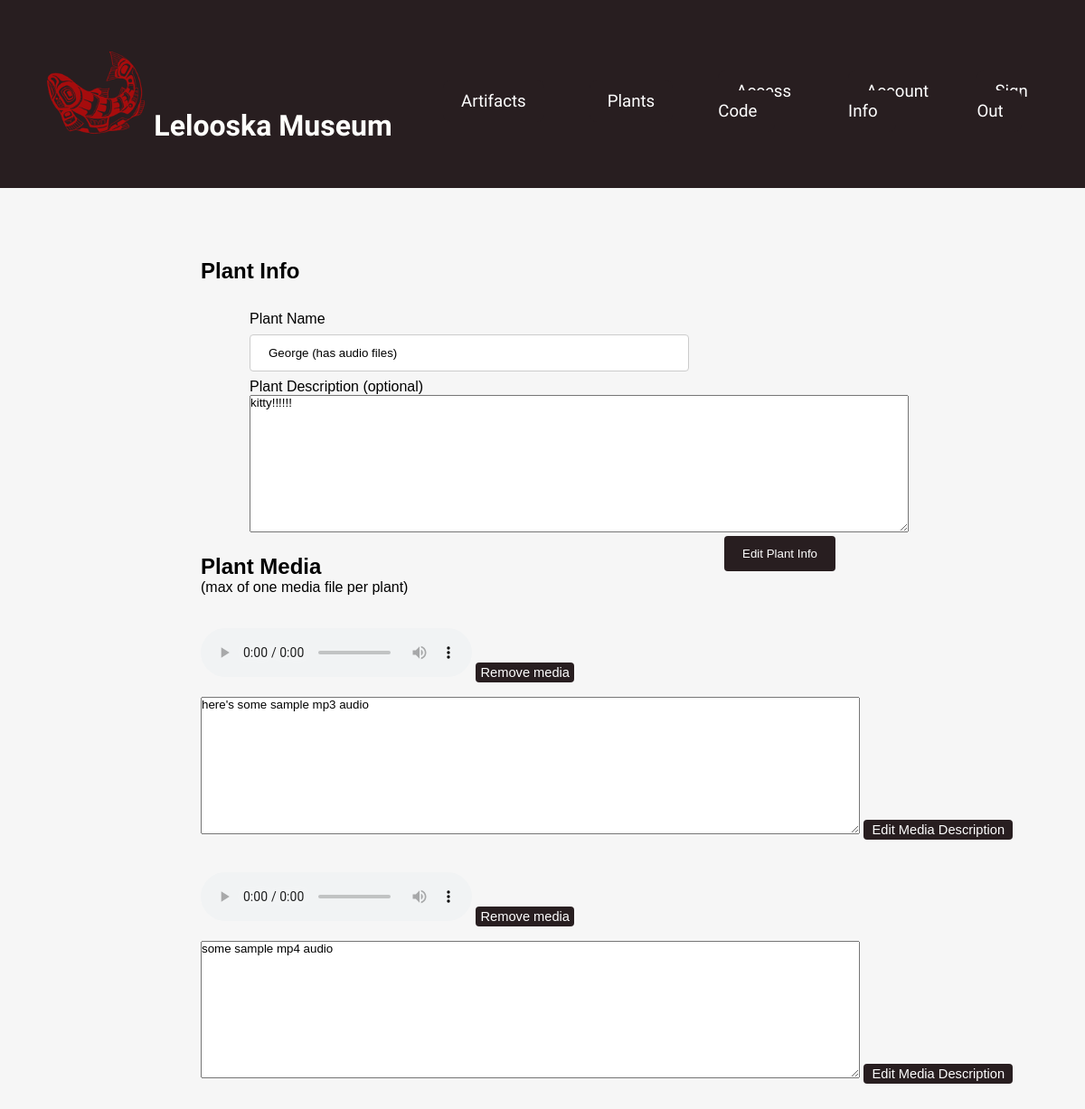
The app's page /phpApp/editPlant.php?ID=1679 (signed in) with its own data.
### tables this page shows
CREATE TABLE Entry (
    	entryID INTEGER NOT NULL PRIMARY KEY,
    	entryName TEXT NOT NULL,
    	entryDescription TEXT,
    	entryType TEXT NOT NULL
);

CREATE TABLE Media (
	mediaID INTEGER NOT NULL,
	mediaType TEXT NOT NULL,
	location TEXT NOT NULL,
	description TEXT,
	entryID INTEGER NOT NULL,
	PRIMARY KEY(mediaID,entryID),
	FOREIGN KEY (entryID) references Entry(entryID) on update cascade on delete cascade
);

### phpApp/editPlant.php (the view, shortened to what this page needs)
<!DOCTYPE html>
<html>
<?php
$plantID = $_GET['ID'];
$db_file = './museum.db';
try {
    $db = new PDO('sqlite:' . $db_file);
    $db->setAttribute(PDO::ATTR_ERRMODE, PDO::ERRMODE_EXCEPTION);
	$stmt = $db->prepare("select * from Entry where entryID = ?");
	$stmt->execute([$plantID]);
	$tuple = $stmt->fetch(PDO::FETCH_ASSOC);
	$entryName = $tuple['entryName'];
	$entryDescription = $tuple['entryDescription'];
}
catch(PDOException $e){
	die('Exception : '.$e->getMessage());
}
?>
	<head>
		<link rel="stylesheet" href="styles.css" />
	</head>
	<body>
		<div class="page">
			<header class="menu-container">
                <h1 class="logo">
                	<img src="./media/salmon.png" width=auto height=100 >
                    <a class="logo-link" href="./artifactList.php">Lelooska Museum</a>
                </h1>
                <nav class="menu">
                	<li><a class="nav-link" href="./artifactList.php">Artifacts</a></li>
                	<li><a class="nav-link" href="./plantList.php">Plants</a></li>
                	<li><a class="nav-link" href="./accessCode.php">Access Code</a></li>
                	<li><a class="nav-link" href="./account.php">Account Info</a></li>
					<li><a class="nav-link" href="./signOut.php">Sign Out</a></li>
				</nav>
            </header>
			<article class="content">
				<header class="title">
		            <br>
					<h2>Plant Info</h2>
				</header>
				<form
					class="museumForm"
					method="post"
					action="edit.php?ID=<?php echo "$plantID"; ?>&type=plant"
				>
					<label for="entryName">Plant Name</label>
					<input
						class="textInput"
						type="text"
						name="entryName"
						value= "<?php echo "$entryName"; ?>"
						pattern="^[a-zA-Z_ ]*${1,}"
						required
					/>
					<label for="entryDescription">Plant Description (optional)</label>
					<textarea name="entryDescription" rows="10" cols="89"><?php if ($entryDescription != 'NULL'){ echo "$entryDescription"; } ?>
					</textarea>
					<input type="submit" value="Edit Plant Info" />
				</form>
				<header class="title">
					<h2>Plant Media</h2>
					<p>(max of one media file per plant)</p>
				<?php
				$db_file = './museum.db';
				try {
				    $db = new PDO('sqlite:' . $db_file);
				    $db->setAttribute(PDO::ATTR_ERRMODE, PDO::ERRMODE_EXCEPTION);
			        $results = $db->query("SELECT * FROM Media WHERE entryID = $plantID");
			        $t = $results->fetchAll(PDO::FETCH_ASSOC);
			        echo '<br>';
			        foreach($t as $tuple) {
			        	$mediaType = $tuple["mediaType"];
			    		$location = $tuple["location"];
			    		$mediaDescription = $tuple["description"];
			    		echo '<br>';
			    		if ($mediaType == 'photo'){
			    			echo '<img src="'.$location.'" width=auto height=300 >';
			    		}
			    		else if ($mediaType == 'video'){
			    			echo '<video width="320" height="240" controls> <source src="'.$location.'"></video>';
			    		}
			    		else if ($mediaType == 'audio'){
			    			echo '<audio controls> <source src="'.$location.'"></audio>';
			    		}
			    		echo ' <a class="strong-button small" href="remove.php?mediaID='.$tuple['mediaID'].'&type=plant">Remove media</a><br><br>';
			    		echo '<form action="edit.php?mediaID='.$tuple['mediaID'].'&type=plant" method="post">';
						echo '<textarea name="mediaDescription" rows="10" cols="89">';
						if ($mediaDescription != "NULL"){ echo "$mediaDescription"; };
						echo '</textarea>
						<input type="submit" class="strong-button small" value=" Edit Media Description "></td>
	                    </form><br>';
					}
			        exit();
				}
				catch(PDOException $e){
					die('Exception : '.$e->getMessage());
				}
				?>

### phpApp/styles.css (style rules this page uses)
:root { --header-color: #281e20; --header-font: #fff; --header-hover: #791212; --header-dropdown-background: #791212; --background-color: #f6f6f6; --body-font: #fffffc; --pop-of-green: #b9f5d8; --pop-of-blue: #08a4bd; }
* { margin: 0; padding: 0; box-sizing: border-box; font-family: Arial, Helvetica, sans-serif; }
body { min-height: 100vh; display: flex; background-color: var(--background-color); flex-direction: column; }
.page { height: 100%; }
.menu-container { color: var(--header-font); background-color: var(--header-color); padding: 20px 0; display: flex; justify-content: space-between; width: 100%; padding: 50px; }
.menu { margin-top: 15px; width: 60%; display: flex; align-items: center; justify-content: right; }
.menu > li { display: inline; margin-right: 50px; }
.menu > li:last-of-type { margin-right: 0; }
.nav-link:link, .nav-link:visited { background-color: var(--header-color); color: var(--header-font); padding: 12px 20px; transition-duration: 0.4s; box-shadow: none; border: none; border-radius: 8px; cursor: pointer; text-align: right; font-size: 14pt; text-decoration: none; font-family: 'Forum', Arial, Helvetica, sans-serif; }
.logo-link:link, .logo-link:visited { color: var(--body-font); text-decoration: none; font-family: 'Forum', Arial, Helvetica, sans-serif; }
.content { display: block; margin: 5%; }
.title { display: block; margin-left: 10%; padding-left: 5%; padding-bottom: 10px; }
.museumForm { margin: 20px 0; display: block; margin-left: auto; margin-right: auto; width: 60%; }
.museumForm > label { display: block; }
.museumForm > input[type="text"] { width: 75%; padding: 12px 20px; margin: 8px 0; display: inline-block; border: 1px solid #ccc; border-radius: 4px; box-sizing: border-box; }
.museumForm > input[type="submit"] { background-color: var(--header-color); color: var(--header-font); padding: 12px 20px; border: none; border-radius: 4px; cursor: pointer; float: right; }
.strong-button { background-color: var(--header-color); color: var(--header-font); padding: 6px 10px; border: none; border-radius: 4px; cursor: pointer; transition-duration: 0.2s; box-shadow: none; font-size: 14pt; text-decoration: none; }
.small { font-size: 11pt; padding: 3px 5px; }

### records on screen
entry: entryName "George (has audio files)", entryDescription "kitty!!!!!!"
media: mediaDescription "here's some sample mp3 audio"
media: mediaDescription "some sample mp4 audio"
